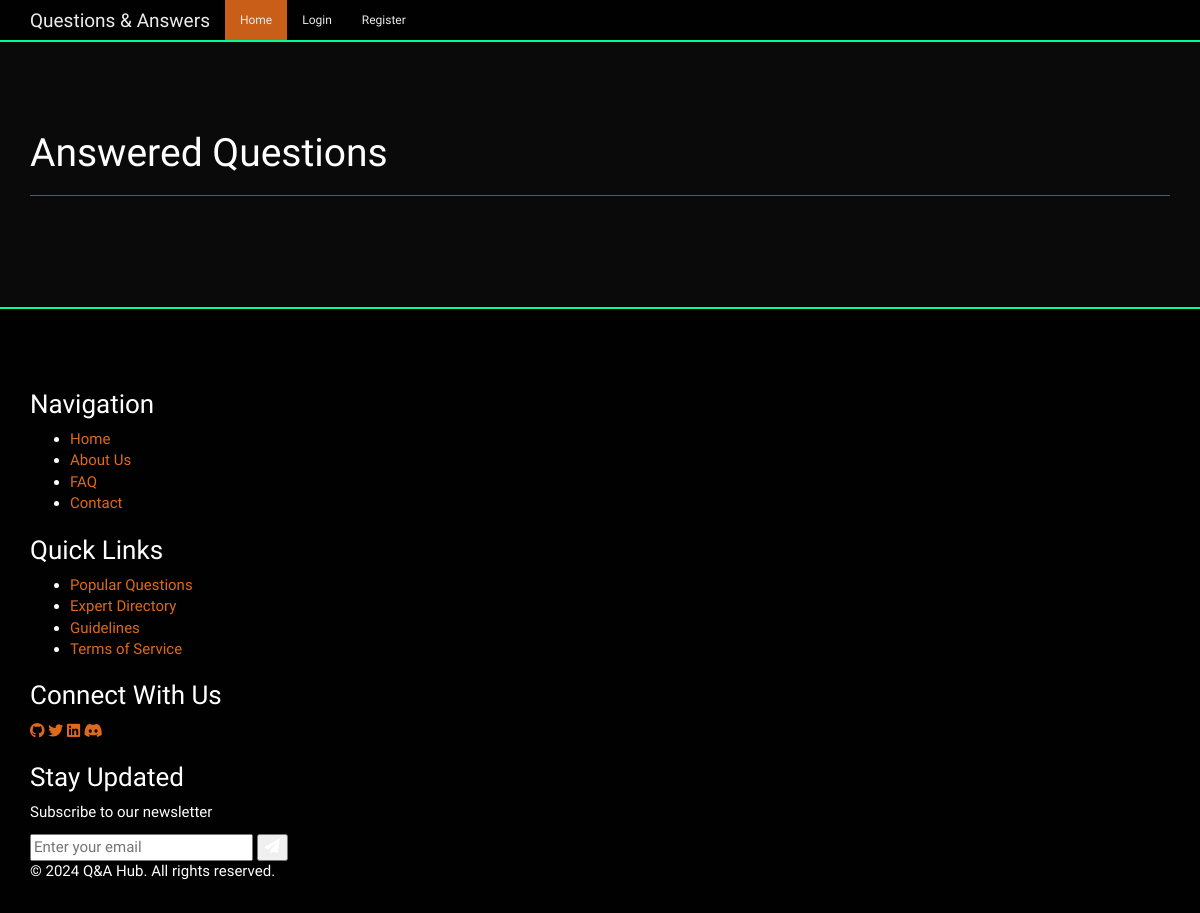
Before: / with the older database file.
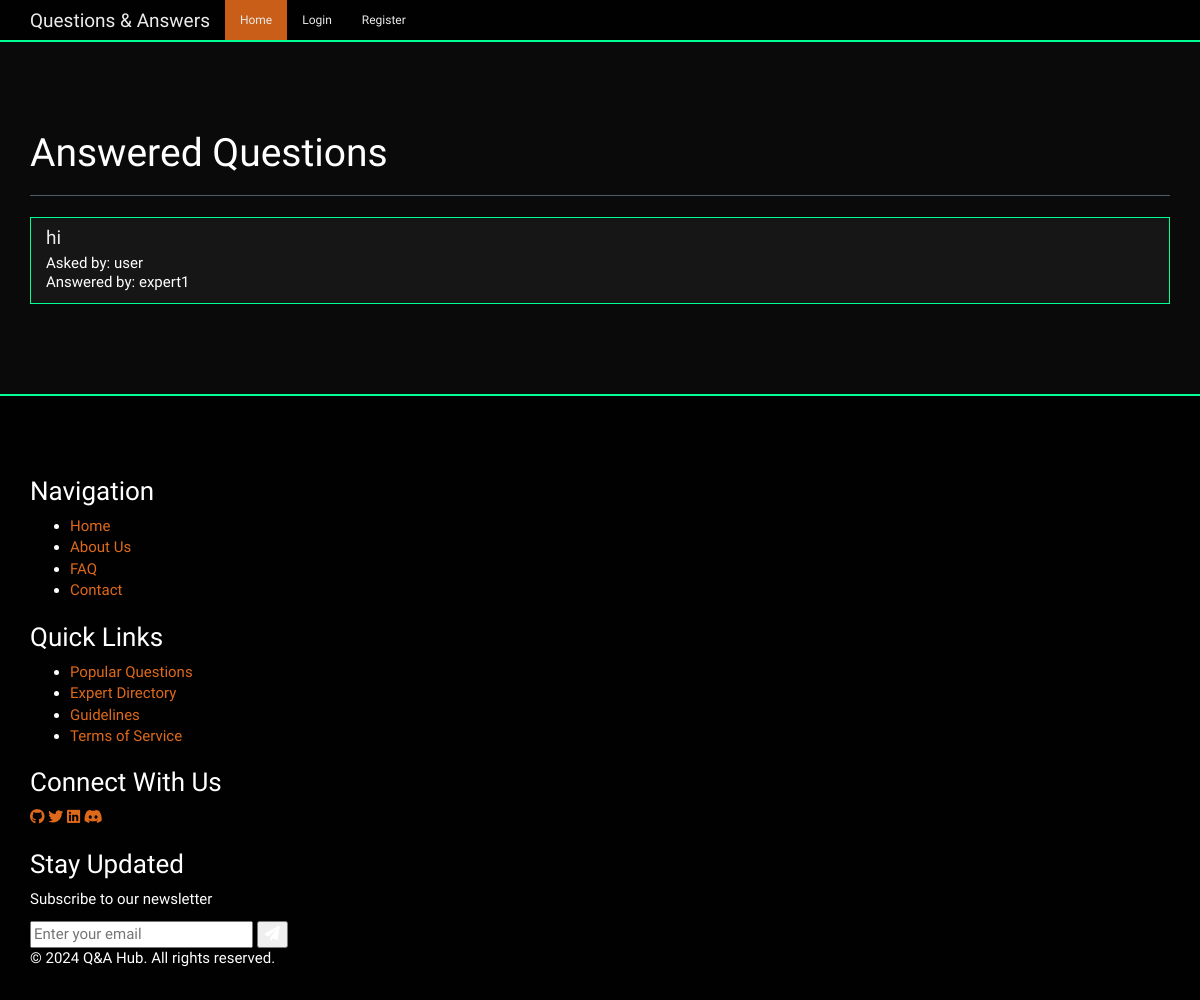
After: the same page with the newer database file.
### tables this page shows
CREATE TABLE questions(
    id integer primary key autoincrement,
    question_text text not null,
    answer_text text,
    asked_by_id integer not null,
    expert_id integer not null
);

CREATE TABLE users(
    id integer primary key autoincrement,
    name text not null,
    password text not null,
    expert boolean not null,
    admin boolean not null
);

### app.py (the view)
@app.route('/')
def index():
    user = get_current_user()
    db = get_db()
    questions_cur = db.execute('select questions.id as question_id, questions.question_text, askers.name as asker_name, experts.name as expert_name from questions join users as askers on askers.id = questions.asked_by_id join users as experts on experts.id = questions.expert_id where questions.answer_text is not null')
    questions_result = questions_cur.fetchall()
    return render_template('home.html', user=user, questions=questions_result)

### app.py (called while the page is built)
def get_current_user():
    user_result = None
    if 'user' in session:
        user = session['user']
        db = get_db()
        user_cur = db.execute('select id, name, password, expert, admin from users where name = ?', [user])
        user_result = user_cur.fetchone()
    return user_result

### database.py (called while the page is built)
def connect_db():
    sql=sqlite3.connect('C:/Users/DELL/Documents/GitHub/Answer_Questoin_platform/questions.db')
    sql.row_factory=sqlite3.Row
    return sql

def get_db():
    if not hasattr(g,'sqlite3'):
        g.sqlite_db=connect_db()
    return g.sqlite_db

### templates/home.html (shortened to what this page needs)
<!DOCTYPE html>
<html lang="en">
<head>
    <link href="{{ url_for('static', filename='bootstrap.min.css') }}" rel="stylesheet">
    <link href="https://cdnjs.cloudflare.com/ajax/libs/animate.css/4.1.1/animate.min.css" rel="stylesheet">
    <link href="https://cdnjs.cloudflare.com/ajax/libs/font-awesome/6.0.0/css/all.min.css" rel="stylesheet">
</head>
<body>
    <div id="particles-js"></div>
    <nav class="navbar navbar-inverse navbar-fixed-top">
        <div class="container">
            <div class="navbar-header">
                <a class="navbar-brand" href="#">Questions & Answers</a>
            </div>
            <div id="navbar" class="navbar-collapse collapse">
                <ul class="nav navbar-nav">
                    <li class="active"><a href="{{ url_for('index') }}">Home</a></li>
                    {% if not user %}
                    <li><a href="{{ url_for('login') }}">Login</a></li>
                    <li><a href="{{ url_for('register') }}">Register</a></li>
                    {% endif %}
                </ul>
            </div>
        </div>
    </nav>
    <div class="main-content">
        <div class="container">
            <div class="page-header">
                <h1>Answered Questions</h1>
            </div>
            <div class="row">
                <div class="col-lg-12">
                    <div class="list-group">
                        {% for question in questions %}
                        <a href="{{ url_for('question', question_id=question['question_id'])}}" class="list-group-item">
                            <h4 class="list-group-item-heading">{{ question['question_text'] }}</h4>
                            <p class="list-group-item-text">Asked by: {{ question['asker_name'] }}</p>
                            <p class="list-group-item-text">Answered by: {{ question['expert_name'] }}</p>
                        </a>
                        {% endfor %}
                    </div>
                </div>
            </div>
        </div>
    </div>
    <footer class="cyber-footer">
        <div class="container">
            <div class="footer-grid">
                <div class="footer-section">
                    <h3>Navigation</h3>
                    <ul class="footer-links">
                        <li><a href="{{ url_for('index') }}">Home</a></li>
                        <li><a href="#">About Us</a></li>
                        <li><a href="#">FAQ</a></li>
                        <li><a href="#">Contact</a></li>
                    </ul>
                </div>
                <div class="footer-section">
                    <h3>Quick Links</h3>
                    <ul class="footer-links">
                        <li><a href="#">Popular Questions</a></li>
                        <li><a href="#">Expert Directory</a></li>
                        <li><a href="#">Guidelines</a></li>
                        <li><a href="#">Terms of Service</a></li>
                    </ul>
                </div>
                <div class="footer-section">
                    <h3>Connect With Us</h3>
                    <div class="social-links">
                        <a href="#" class="social-link">
                            <i class="fab fa-github"></i>
                        </a>
                        <a href="#" class="social-link">
                            <i class="fab fa-twitter"></i>
                        </a>
                        <a href="#" class="social-link">
                            <i class="fab fa-linkedin"></i>
                        </a>
                        <a href="#" class="social-link">
                            <i class="fab fa-discord"></i>
                        </a>
                    </div>
                </div>
                <div class="footer-section">
                    <h3>Stay Updated</h3>
                    <p>Subscribe to our newsletter</p>
                    <form class="newsletter-form">
                        <input type="email" class="newsletter-input" placeholder="Enter your email">
                        <button type="submit" class="newsletter-button">
                            <i class="fas fa-paper-plane"></i>
                        </button>
                    </form>
                </div>
            </div>
            <div class="footer-bottom">
                <p>&copy; 2024 Q&A Hub. All rights reserved.</p>
            </div>
        </div>
    </footer>
</body>
</html>

### templates/home.html (style rules this page uses)
:root { --primary-color: #00ff95; --secondary-color: #ff00d4; --bg-color: #0a0a0a; --text-color: #ffffff; }
body { background: var(--bg-color); color: var(--text-color); font-family: 'Orbitron', sans-serif; padding-top: 70px; position: relative; min-height: 100vh; }
#particles-js { position: fixed; top: 0; left: 0; width: 100%; height: 100%; z-index: 0; }
.navbar { position: fixed; top: 0; width: 100%; z-index: 1000; background: rgba(0, 0, 0, 0.9); border-bottom: 2px solid var(--primary-color); }
.container { position: relative; z-index: 1; }
.main-content { position: relative; z-index: 1; padding: 20px 0; }
.list-group-item { background: rgba(255, 255, 255, 0.05); border: 1px solid var(--primary-color); margin-bottom: 15px; border-radius: 10px; transition: all 0.3s ease; backdrop-filter: blur(5px); color: var(--text-color); }
.list-group-item-heading { color: var(--primary-color); }
.list-group-item-text { color: var(--text-color); }
.cyber-footer { position: relative; z-index: 1; background: rgba(0, 0, 0, 0.9); border-top: 2px solid var(--primary-color); padding: 60px 0 20px; margin-top: 50px; }

Changed rows visible on the page:
added questions: question_text "hi", asker_name "user", expert_name "expert1"
